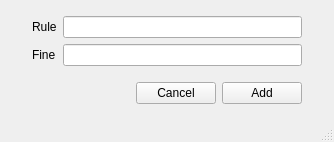
<?xml version="1.0" encoding="UTF-8"?>
<ui version="4.0">
 <class>AddRule</class>
 <widget class="QMainWindow" name="AddRule">
  <property name="geometry">
   <rect>
    <x>0</x>
    <y>0</y>
    <width>334</width>
    <height>142</height>
   </rect>
  </property>
  <property name="windowTitle">
   <string>Add Rule</string>
  </property>
  <widget class="QWidget" name="centralwidget">
   <layout class="QVBoxLayout" name="verticalLayout">
    <property name="leftMargin">
     <number>32</number>
    </property>
    <property name="topMargin">
     <number>16</number>
    </property>
    <property name="rightMargin">
     <number>32</number>
    </property>
    <property name="bottomMargin">
     <number>16</number>
    </property>
    <item>
     <layout class="QFormLayout" name="formLayout">
      <item row="0" column="0">
       <widget class="QLabel" name="label">
        <property name="text">
         <string>Rule</string>
        </property>
       </widget>
      </item>
      <item row="0" column="1">
       <widget class="QLineEdit" name="rule"/>
      </item>
      <item row="1" column="0">
       <widget class="QLabel" name="label_2">
        <property name="text">
         <string>Fine</string>
        </property>
       </widget>
      </item>
      <item row="1" column="1">
       <widget class="QLineEdit" name="fine"/>
      </item>
     </layout>
    </item>
    <item>
     <layout class="QHBoxLayout" name="horizontalLayout_3">
      <item>
       <spacer name="horizontalSpacer">
        <property name="orientation">
         <enum>Qt::Horizontal</enum>
        </property>
        <property name="sizeHint" stdset="0">
         <size>
          <width>40</width>
          <height>20</height>
         </size>
        </property>
       </spacer>
      </item>
      <item>
       <widget class="QPushButton" name="cancel">
        <property name="text">
         <string>Cancel</string>
        </property>
       </widget>
      </item>
      <item>
       <widget class="QPushButton" name="add">
        <property name="text">
         <string>Add</string>
        </property>
       </widget>
      </item>
     </layout>
    </item>
   </layout>
  </widget>
  <widget class="QStatusBar" name="statusbar"/>
 </widget>
 <resources/>
 <connections/>
</ui>
